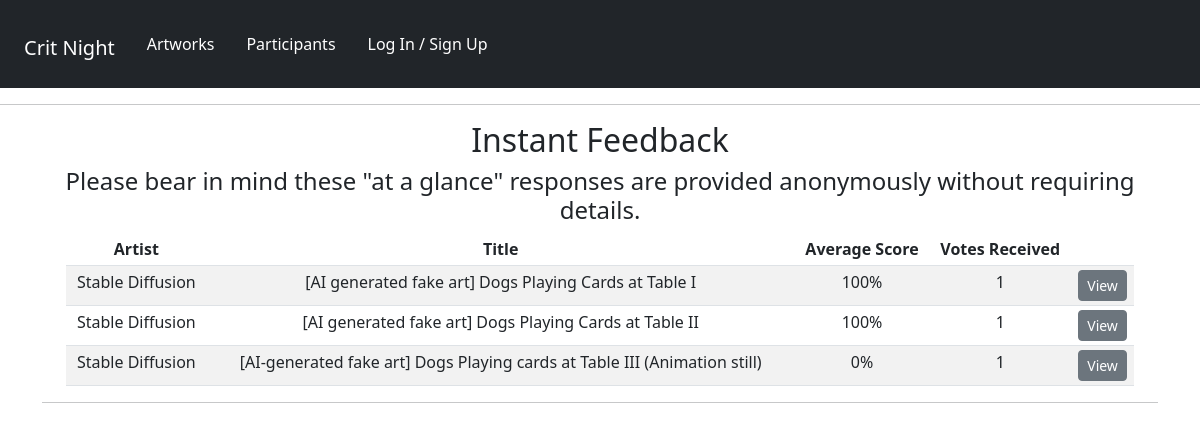
The app's page /results/ with its own data.
### artworks/models.py (models this page shows, shortened)
class Artwork(models.Model):
    owner = models.ForeignKey(Profile, null=True, blank=True, on_delete=models.CASCADE)
    title = models.CharField(max_length=200, null=True)
    featured_image = models.ImageField(
        null=True, blank=True, default="default_image.jpg"
    )
    description = models.TextField(null=True, blank=True)
    topic = models.TextField(default="I would like feedback on:", null=True, blank=True)
    demo_link = models.CharField(max_length=2000, null=True, blank=True)
    source_link = models.CharField(max_length=2000, null=True, blank=True)
    tags = models.ManyToManyField("Tag", blank=True)
    vote_total = models.IntegerField(default=0, null=True, blank=True)
    vote_ratio = models.IntegerField(default=0, null=True, blank=True)
    created = models.DateTimeField(auto_now_add=True)
    id = models.UUIDField(
        default=uuid.uuid4, unique=True, primary_key=True, editable=False
    )
    class Meta:
        ordering = ["owner", "-vote_ratio", "-vote_total", "title"]

### panelists/models.py (models this page shows, shortened)
class Profile(models.Model):
    user = models.OneToOneField(User, on_delete=models.CASCADE, null=True, blank=True)
    name = models.CharField(max_length=200, null=True, blank=True)
    ROLE_TYPE = (
        ("moderator", "Moderator"),
        ("artist", "Artist"),
    )
    role = models.CharField(max_length=200, null=True, choices=ROLE_TYPE)
    media = models.CharField(max_length=200, null=True, blank=True)
    email = models.EmailField(max_length=500, null=True, blank=True)
    username = models.CharField(max_length=200, null=True, blank=True)
    pronouns = models.CharField(max_length=200, null=True, blank=True)
    brief_bio = models.TextField(max_length=1500, null=True, blank=True)
    profile_image = models.ImageField(
        null=True,
        blank=True,
        upload_to="profiles/",
        default="profiles/default-profile.png",
    )
    website = models.CharField(max_length=200, null=True, blank=True)
    social_insta = models.CharField(max_length=200, blank=True, null=True)
    social_twitter = models.CharField(max_length=200, blank=True, null=True)
    social_other = models.CharField(max_length=200, blank=True, null=True)
    created = models.DateTimeField(auto_now_add=True)
    id = models.UUIDField(
        default=uuid.uuid4, unique=True, primary_key=True, editable=False
    )

### artworks/views.py (the view)
# urls.py: path("", views.results, name="results"),
def results(request):
    artworks = Artwork.objects.all()
    context = {"artworks": artworks}
    return render(request, "artworks/results.html", context)

### artworks/templates/artworks/results.html
{% extends 'main.html' %}
{% block content %}
<div class ="container text-center">
  <h2>Instant Feedback</h2>
  <h4>Please bear in mind these "at a glance" responses are provided anonymously without requiring details.</h4>
      <div class="container text-center">
          <div class="container">
              <table class="table table-sm table-striped">
              <thead>
              <tr>
                  <th scope="col">Artist</th>
                  <th scope="col">Title</th>
                  <th scope="col">Average Score</th>
                  <th scope="col">Votes Received</th>
                  <th scope="col"></th>
              </tr>
              </thead>
              <tbody>
                  {% for artwork in artworks %}
                  <tr>
                      <td>{{artwork.owner.name}}</td>
                      <td>{{artwork.title}}</td>
                      <td>{{artwork.vote_ratio}}%</td>
                      <td>{{artwork.vote_total}}</td>
                      <td>
                        <a href="{% url 'artwork' artwork.id %}" class="btn btn-secondary btn-sm">View</a></td>
                  </tr>
              {% endfor %}
              </tbody>
          </table>
          </div>
      </div>
{% endblock content %}

### records on screen
Artwork: owner.name "Stable Diffusion", title "[AI generated fake art] Dogs Playing Cards at Table I", vote_ratio "100", vote_total "1"
Artwork: owner.name "Stable Diffusion", title "[AI generated fake art] Dogs Playing Cards at Table II", vote_ratio "100", vote_total "1"
Artwork: owner.name "Stable Diffusion", title "[AI-generated fake art] Dogs Playing cards at Table III (Animation still)", vote_ratio "0", vote_total "1"
